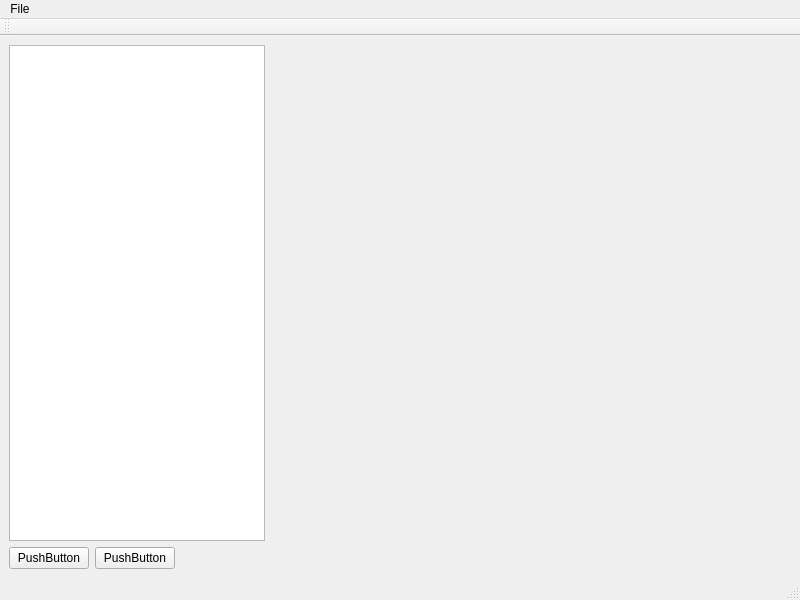
<?xml version="1.0" encoding="UTF-8"?>
<ui version="4.0">
 <class>MainWindow</class>
 <widget class="QMainWindow" name="MainWindow">
  <property name="geometry">
   <rect>
    <x>0</x>
    <y>0</y>
    <width>800</width>
    <height>600</height>
   </rect>
  </property>
  <property name="windowTitle">
   <string>MainWindow</string>
  </property>
  <widget class="QWidget" name="centralwidget">
   <layout class="QVBoxLayout" name="verticalLayout">
    <item>
     <layout class="QHBoxLayout" name="horizontalLayout">
      <item>
       <widget class="QTreeView" name="treeView">
        <property name="sizePolicy">
         <sizepolicy hsizetype="Preferred" vsizetype="Expanding">
          <horstretch>0</horstretch>
          <verstretch>0</verstretch>
         </sizepolicy>
        </property>
        <property name="contextMenuPolicy">
         <enum>Qt::ContextMenuPolicy::ActionsContextMenu</enum>
        </property>
       </widget>
      </item>
      <item>
       <widget class="QWidget" name="widget" native="true">
        <property name="sizePolicy">
         <sizepolicy hsizetype="Expanding" vsizetype="Expanding">
          <horstretch>0</horstretch>
          <verstretch>0</verstretch>
         </sizepolicy>
        </property>
       </widget>
      </item>
     </layout>
    </item>
    <item>
     <layout class="QHBoxLayout" name="horizontalLayout_2">
      <item>
       <widget class="QPushButton" name="pushButton">
        <property name="text">
         <string>PushButton</string>
        </property>
       </widget>
      </item>
      <item>
       <widget class="QPushButton" name="pushButton_2">
        <property name="text">
         <string>PushButton</string>
        </property>
       </widget>
      </item>
      <item>
       <spacer name="horizontalSpacer">
        <property name="orientation">
         <enum>Qt::Orientation::Horizontal</enum>
        </property>
        <property name="sizeHint" stdset="0">
         <size>
          <width>40</width>
          <height>20</height>
         </size>
        </property>
       </spacer>
      </item>
     </layout>
    </item>
   </layout>
  </widget>
  <widget class="QMenuBar" name="menubar">
   <property name="geometry">
    <rect>
     <x>0</x>
     <y>0</y>
     <width>800</width>
     <height>25</height>
    </rect>
   </property>
   <widget class="QMenu" name="menuFile">
    <property name="title">
     <string>File</string>
    </property>
    <addaction name="actionOpen_File"/>
   </widget>
   <addaction name="menuFile"/>
  </widget>
  <widget class="QStatusBar" name="statusbar"/>
  <widget class="QToolBar" name="toolBar">
   <property name="windowTitle">
    <string>toolBar</string>
   </property>
   <attribute name="toolBarArea">
    <enum>TopToolBarArea</enum>
   </attribute>
   <attribute name="toolBarBreak">
    <bool>false</bool>
   </attribute>
  </widget>
  <action name="actionOpen_File">
   <property name="icon">
    <iconset resource="icon.qrc">
     <normaloff>:/Icons/grp9WT.png</normaloff>:/Icons/grp9WT.png</iconset>
   </property>
   <property name="text">
    <string>Open File</string>
   </property>
   <property name="menuRole">
    <enum>QAction::MenuRole::NoRole</enum>
   </property>
  </action>
  <action name="actionItem_Options">
   <property name="text">
    <string>Options</string>
   </property>
   <property name="menuRole">
    <enum>QAction::MenuRole::NoRole</enum>
   </property>
  </action>
 </widget>
 <resources>
  <include location="icon.qrc"/>
 </resources>
 <connections/>
</ui>
